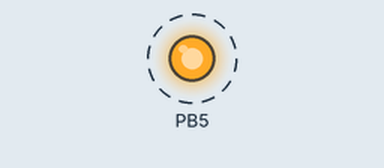
Recording of a program running on a simulated ATmega328P, built with avr-gcc and emulated at 16 MHz. On the bench: output pins drawn as LEDs (lit = HIGH). Dashed ring = blinking.

Above: at 0.5 s.
Timing chart, 0 to 4.6 s (numbered marks = the images above):
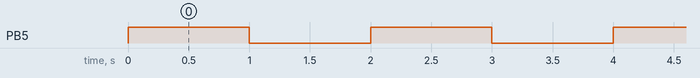

Measured:
- by itself, PB5: alternates HIGH for 1.0 s and LOW for 1.0 s

The program:

main.c
```c
/*
 * GccApplication1.c
 *
 * Created: 16/09/2019 11:55:06
 * Author : tulio
 */

#define F_CPU 16000000UL //definição da frequência de clock para uso da biblioteca delay

#include <avr/io.h>	     //biblioteca para acesso aos registradores do uC
#include "util/delay.h"	    //biblioteca para funções de delay

int main(void)			 //função principal
{
	DDRB = 0b00100000;	 //configura pino PB5 como saída e demais como entradas

	while(1)			 //loop principal
	{
		PORTB^=(1<<PB5); //inverte estado do pino PB5
		_delay_ms(1000); //aguarda 1 seg
	}
}
```
